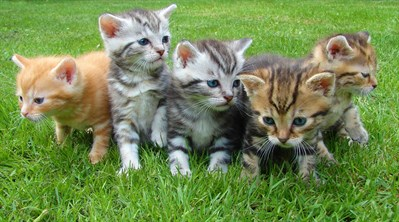
#> input picture p/4.jpg, 399 x 222 px
$ python masking.py
#> lines starting #> are read from the running program, lines starting #| are printed output that depends on the picture; after the words box and inside, x2 and y2 are one past the last pixel; in counts of white or black regions, pixels touching at a corner belong together
import cv2 as cv
import numpy as np

img = cv.imread('p/4.jpg')
#> img is the input picture: shape (222, 399, 3); mean B, G, R 82.3, 139.3, 116.2
cv.imshow('cat',img)

blank = np.zeros(img.shape[:2],'uint8')

#creating a circle
circle = cv.circle(blank.copy(),(img.shape[1]//2,img.shape[0]//2),50,255,-1)
cv.imshow('circle',circle)
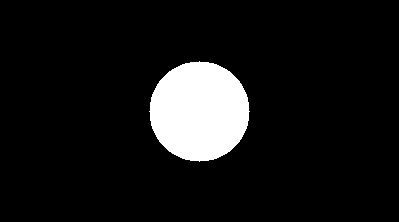
#> window 'circle': shape (222, 399); 8.9% white; 1 white region, box (x1, y1, x2, y2) and area: (149, 61, 250, 162) 7845

#creating a rectangle
rectangle = cv.rectangle(blank.copy(),(20,20),(200,200),255,-1)
cv.imshow('rectangle',rectangle)
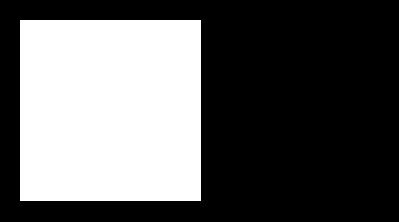
#> window 'rectangle': shape (222, 399); 37% white; 1 white region, box (x1, y1, x2, y2) and area: (20, 20, 201, 201) 32761

#creating a new shape from the above shapes
new_shape = cv.bitwise_or(circle,rectangle)

#masking on the new shape
masked = cv.bitwise_and(img,img,mask=new_shape)
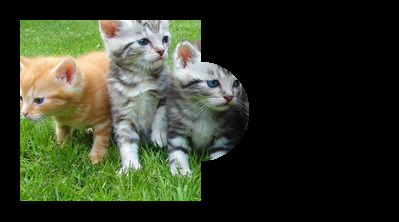
#> masked: shape (222, 399, 3); mean B, G, R 39.9, 57.5, 51.8
cv.imshow('masked',masked)

cv.waitKey(0)

$ run again, with p/1.jpg copied over p/4.jpg
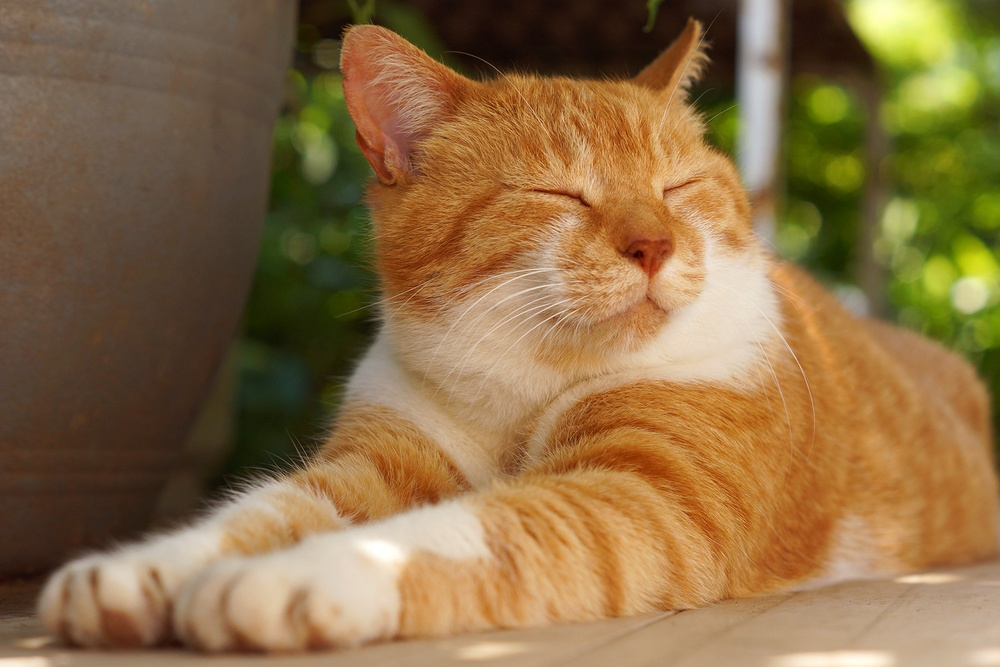
#> input picture p/1.jpg, 1000 x 667 px, shrunk from 1800 x 1200 before the run
#> img is the input picture: shape (667, 1000, 3); mean B, G, R 69.4, 110.1, 139.3
#> `cv.imshow('circle',circle)`:
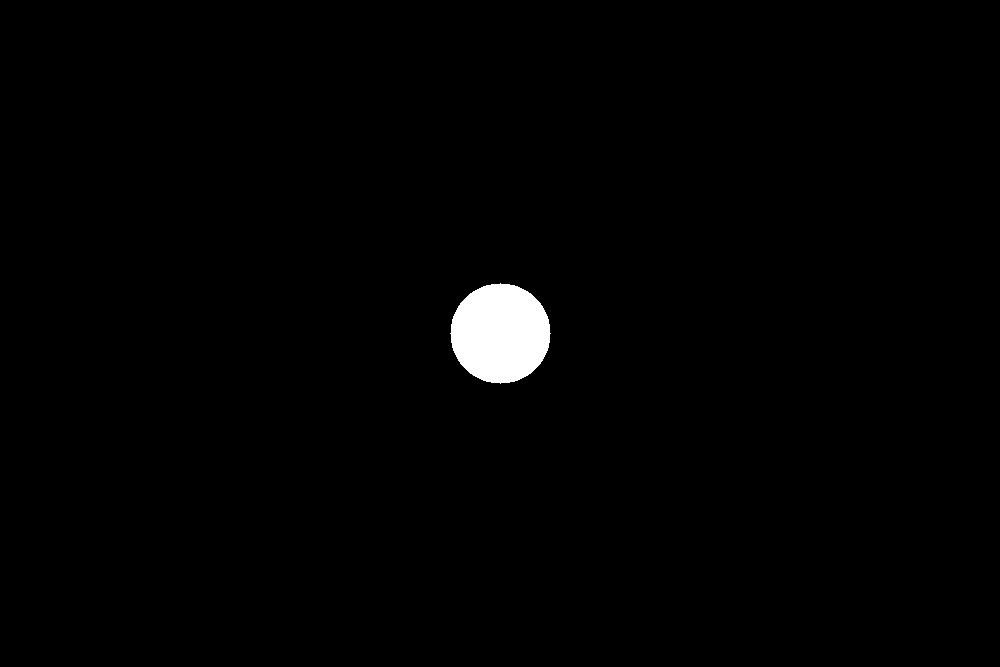
#> window 'circle': shape (667, 1000); 1.2% white; 1 white region, box (x1, y1, x2, y2) and area: (450, 283, 551, 384) 7845
#> `masked = cv.bitwise_and(img,img,mask=new_shape)`:
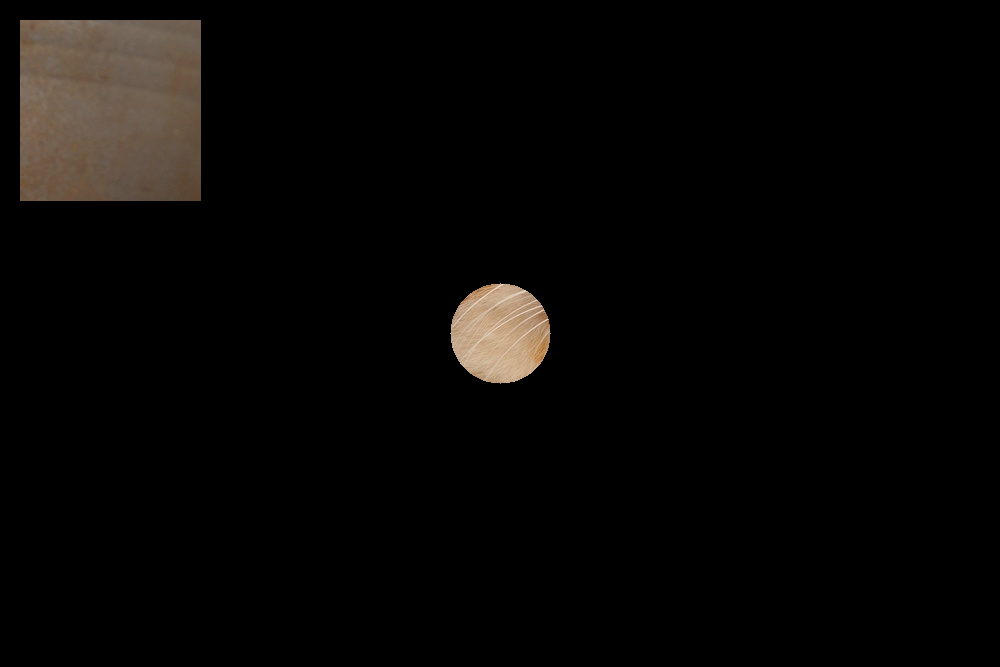
#> masked: shape (667, 1000, 3); mean B, G, R 5.3, 6.5, 7.7

$ run again, with p/2.jpg copied over p/4.jpg
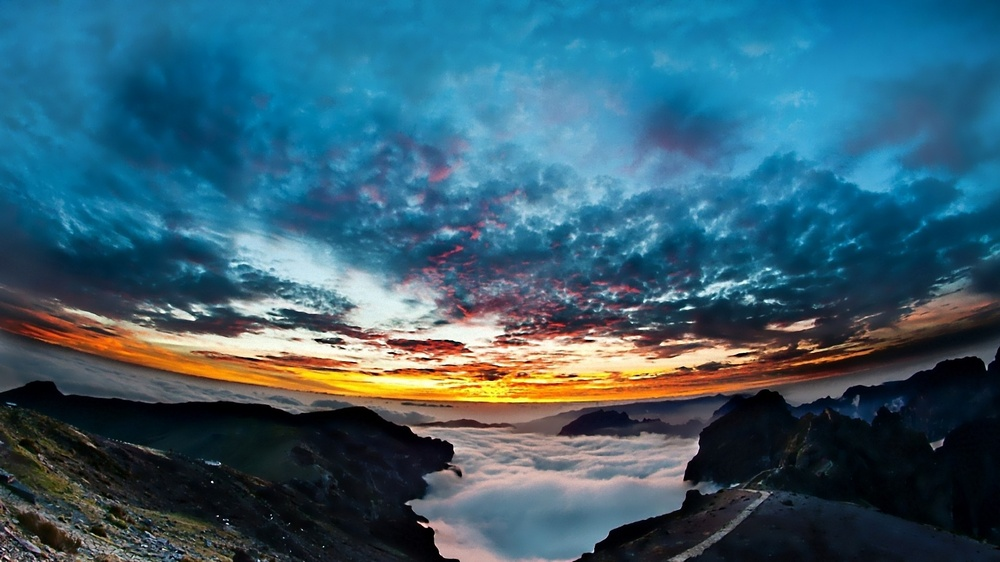
#> input picture p/2.jpg, 1000 x 562 px, shrunk from 1920 x 1080 before the run
#> img is the input picture: shape (562, 1000, 3); mean B, G, R 112, 94.4, 56
#> `cv.imshow('circle',circle)`:
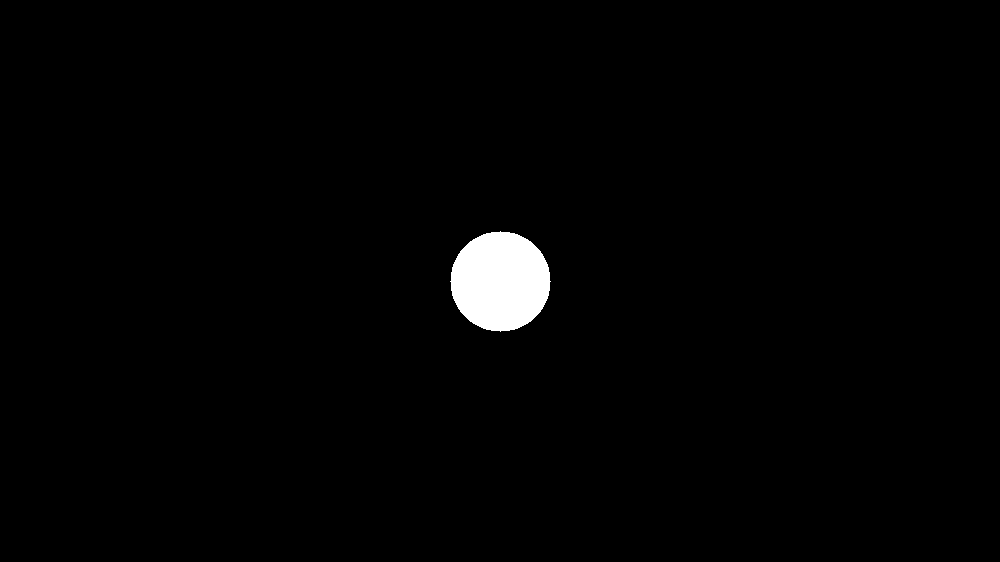
#> window 'circle': shape (562, 1000); 1.4% white; 1 white region, box (x1, y1, x2, y2) and area: (450, 231, 551, 332) 7845
#> `masked = cv.bitwise_and(img,img,mask=new_shape)`:
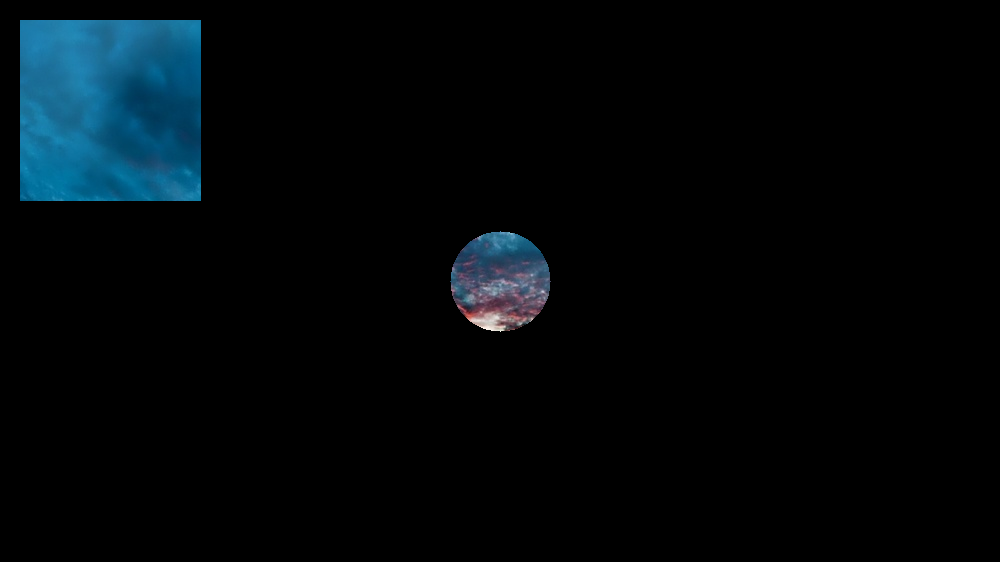
#> masked: shape (562, 1000, 3); mean B, G, R 9.9, 7.2, 2
